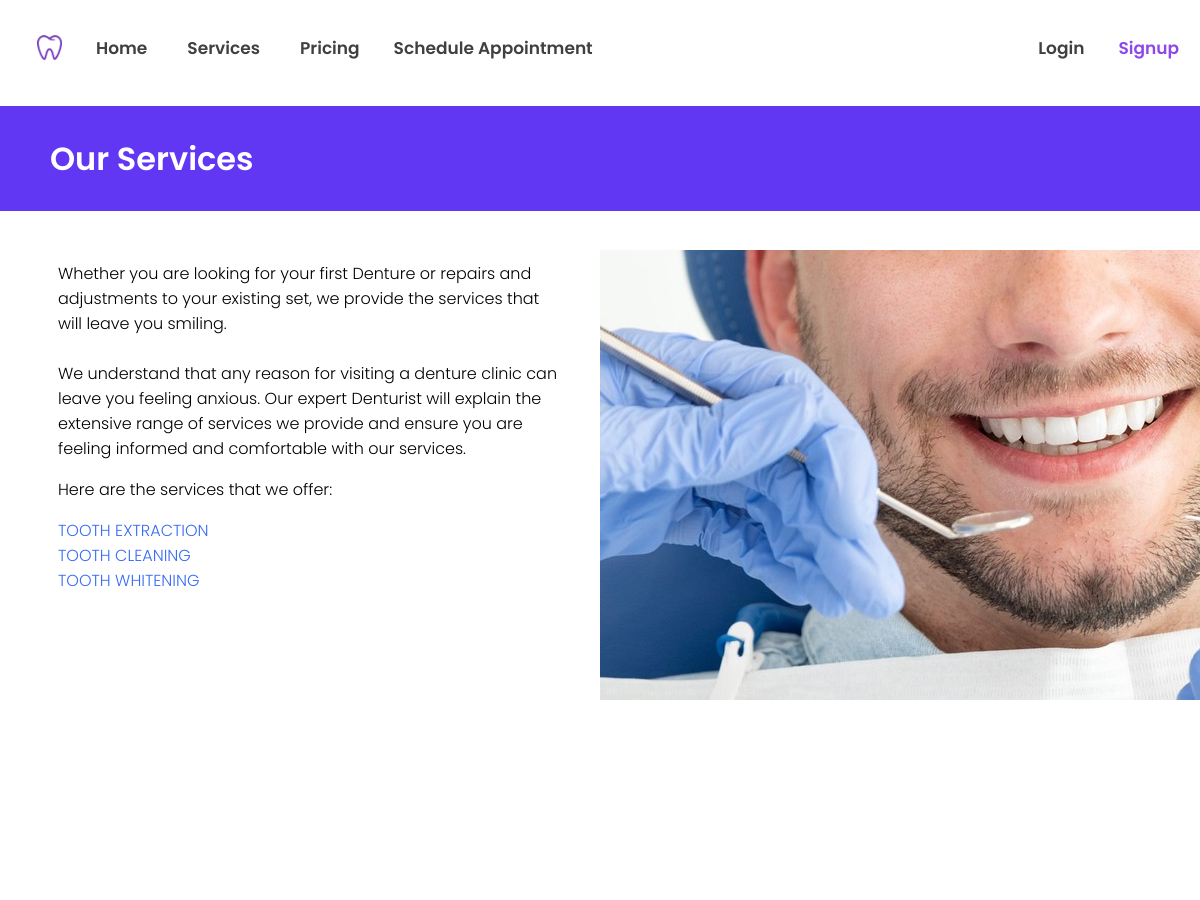
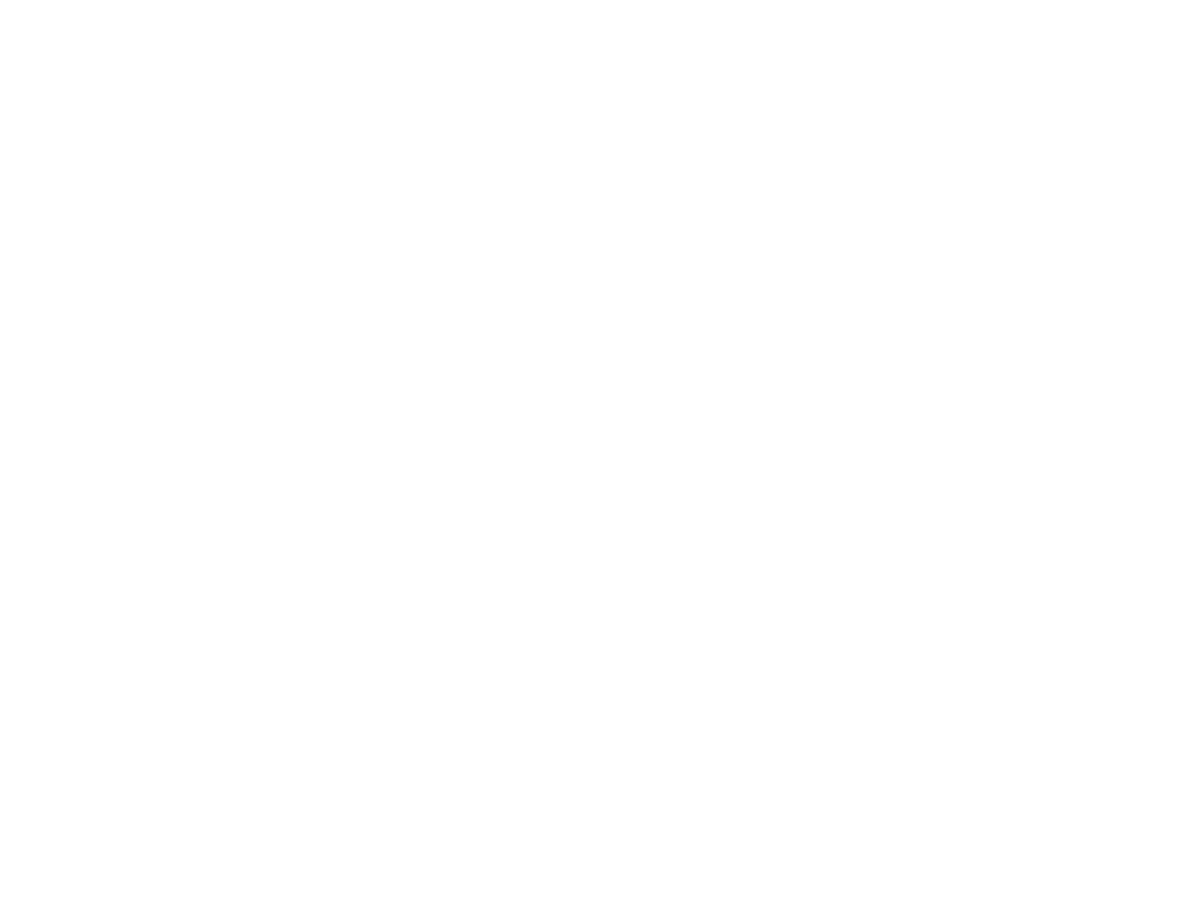
The app's page /web_pages/php/services.php with its own data (2 pictures, top to bottom).
### tables this page shows
CREATE TABLE `service` (
  `servid` int(11) NOT NULL,
  `servimage` varchar(50) NOT NULL,
  `servname` varchar(50) NOT NULL,
  `servdesc` longtext NOT NULL,
  `price` decimal(8,2) NOT NULL,
  `pertooth` varchar(3) NOT NULL DEFAULT 'no'
);

### web_pages/php/services.php (the view, shortened to what this page needs)
<?php
include_once "navbar.php";
 ?>
<!DOCTYPE html>
<html lang="en" dir="ltr">
  <head>
	<link rel="stylesheet" href="../css/main.css">
  </head>
  <body>
	<div id="background2"> </div>
	<h1>Our Services</h1>
		<div class="main">
			<p class="service">Whether you are looking for your first Denture or repairs and adjustments to your existing set,
				we provide the services that will leave you smiling.
				<br><br>
				We understand that any reason for visiting a denture clinic can leave you feeling anxious.
				Our expert Denturist will explain the extensive range of services we provide and ensure you are
				feeling informed and comfortable with our services.
			</p>
			<p>Here are the services that we offer:</p>
			<?php
						$sql = "SELECT * FROM service ";
						$res = mysqli_query($conn, $sql);
						if(mysqli_num_rows($res) > 0){
						while($service = mysqli_fetch_assoc($res)){
							$servname = $service['servname']; ?>
							<form class="frm_subcatname" action="servicedetail.php" method="get" id="<?="frm".$servname;?>">
								<a class="serv" onclick="servfrm('<?=$servname?>')"><?php echo $servname ?></a>
							</form>
						<?php }
						}?>
		</div>
	</body>
</html>

### web_pages/css/navbar.css (style rules this page uses)
body { overflow-x: hidden; }

### web_pages/css/main.css (style rules this page uses)
.main { margin: 20px 50px 50px 50px; font-family: 'Poppins', sans-serif; font-weight: 300; }
h1 { margin: 20px -8px; color: white; padding: 115px 50px 28px 50px; background-color: #6137F4; background-position: -50px; font-family: 'Poppins', sans-serif; font-weight: 600; }
#background2 { position: absolute; z-index: -2; display: block; top: 250px; right: 0; background-image: url("../images/smile2.jpg"); background-repeat: no-repeat; height: 100%; width: 50%; }
p.service { margin-right: 53%; margin-top: 50px; }
a.serv { color: #376BF4; transition: 0.3s; }

### records on screen
service: servname "TOOTH EXTRACTION"
service: servname "TOOTH CLEANING"
service: servname "TOOTH WHITENING"
